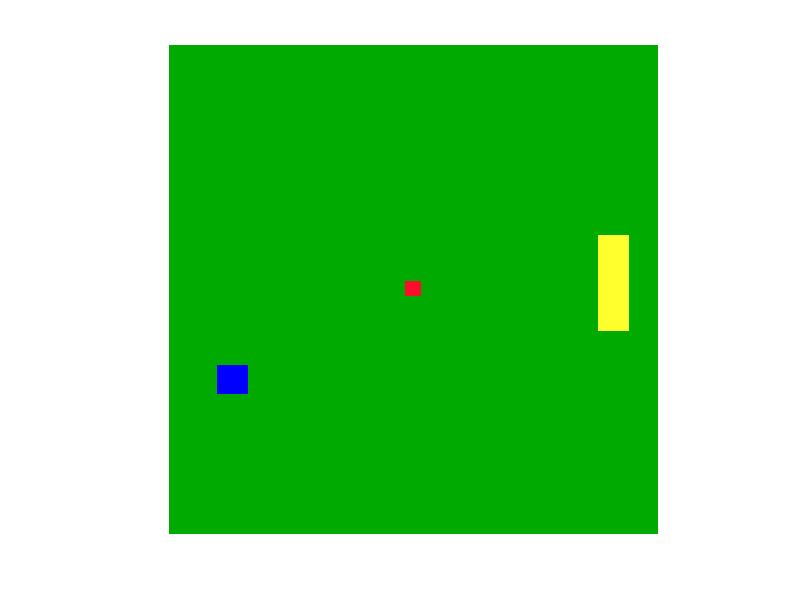

Write MATLAB code to recreate this figure.

clear;
close all;

randomX = uint16(0);
randomY = uint16(0);

%ที่ต้องทำคือสลับแกน X , Y ทุกส่วน
%size%

%ขนาดสนามบอล
fieldSizeX = 512;
fieldSizeY = 512;

%ขนาดบอล
ballSizeX = 16;
ballSizeY = 16;

%ขนาดหุ่นยนต์
robotSizeX = 30;
robotSizeY = 32;

%ขนาดโกล
goalSizeX = 100;
goalSizeY = 32;

%ระยะจากขอบสนามบอลที่ห้ามเกิน
border = 20;

%สนามบอล%
field=uint8(zeros(fieldSizeX,fieldSizeY,3));
field(:,:,1)=0;
field(:,:,2)=170;
field(:,:,3)=0;

%สร้างหุ่นยนต์
robot=uint8(zeros(robotSizeX,robotSizeY,3));
robot(:,:,1)=0;
robot(:,:,2)=0;
robot(:,:,3)=255;

%สร้างball
ball=uint8(zeros(ballSizeX,ballSizeY,3));
ball(:,:,1)=255;
ball(:,:,2)=12;
ball(:,:,3)=45;

%สร้างgoal
goal=uint8(zeros(goalSizeX,goalSizeY,3));
goal(:,:,1)=255;
goal(:,:,2)=255;
goal(:,:,3)=45;

field((fieldSizeX/2)-(ballSizeX/2):(fieldSizeY/2)+((ballSizeY/2)-1),(fieldSizeX/2)-(ballSizeX/2):(fieldSizeY/2)+((ballSizeY/2)-1),1)=ball(:,:,1);
field((fieldSizeX/2)-(ballSizeX/2):(fieldSizeY/2)+((ballSizeY/2)-1),(fieldSizeX/2)-(ballSizeX/2):(fieldSizeY/2)+((ballSizeY/2)-1),2)=ball(:,:,2);
field((fieldSizeX/2)-(ballSizeX/2):(fieldSizeY/2)+((ballSizeY/2)-1),(fieldSizeX/2)-(ballSizeX/2):(fieldSizeY/2)+((ballSizeY/2)-1),3)=ball(:,:,3);

%ห้ามเกินขอบ ระยะ = border;

while (true)
    randomX = border + ((fieldSizeX-border)-border) .* rand();
    randomX = uint16(round(randomX));
    randomY = border + ((fieldSizeY-border)-border) .* rand();
    randomY = uint16(round(randomY));
    
        fprintf('randomX = %i\n', randomX);
        fprintf('randomY = %i\n', randomY);
    
    if (randomX >= (border+robotSizeX/2) && randomX <= ((fieldSizeX-robotSizeX/2)-border) && randomY >= (border+robotSizeY/2) && randomY <= ((fieldSizeY-robotSizeY/2)-border))
        field(randomX-(robotSizeX/2):(randomX+(robotSizeX/2))-1,(randomY-(robotSizeY/2)):(randomY+(robotSizeY/2))-1,1)=robot(:,:,1);
        field(randomX-(robotSizeX/2):(randomX+(robotSizeX/2))-1,(randomY-(robotSizeY/2)):(randomY+(robotSizeY/2))-1,2)=robot(:,:,2);
        field(randomX-(robotSizeX/2):(randomX+(robotSizeX/2))-1,(randomY-(robotSizeY/2)):(randomY+(robotSizeY/2))-1,3)=robot(:,:,3);
        locationSaveX = randomX;
        locationSaveY = randomY;
        break;
    else
        fprintf('Genaretion location again!!\n');
    end 
    
end
            
while (true)
    randomX = border + ((fieldSizeX-border)-border) .* rand();
    randomX = uint16(round(randomX));
    randomY = border + ((fieldSizeY-border)-border) .* rand();
    randomY = uint16(round(randomY));
    fprintf('randomX = %i\n', randomX);
    fprintf('randomY = %i\n', randomY);
    
    if (locationSaveX ~= randomX && locationSaveY ~= randomY)
        if (randomX >= (border+goalSizeX/2) && randomX <= (border+goalSizeX/2)+(goalSizeX))
            if randomY >= (border+goalSizeY/2) && randomY <= (border+goalSizeY/2)+(goalSizeY)
                locationSaveX = randomX;
                locationSaveY = randomY;
                break;
            end
        end
        if randomX <= (fieldSizeX-goalSizeX/2)-border && (randomX >= (border+goalSizeX/2))
           if randomY >= (border+goalSizeY/2) && randomY <= (border+goalSizeY/2)+(goalSizeY)
               locationSaveX = randomX;
               locationSaveY = randomY;
               break;
           end
            
           if randomY <= (fieldSizeY-goalSizeY/2)-border && randomY >= (fieldSizeY-goalSizeY/2)-border-(goalSizeY)
           break;
           end  
        end
        if randomX <= (fieldSizeX-goalSizeX/2)-border && randomX >= (fieldSizeX-goalSizeX/2)-border-(goalSizeX)
                if randomY <= (fieldSizeY-goalSizeY/2)-border && randomY >= ((fieldSizeY-goalSizeY/2)-border)-(goalSizeY)
                    locationSaveX = randomX;
                    locationSaveY = randomY;
                    break;
                else
                    fprintf('Genaretion location again!!\n');
                end
         end
     end
end 
                        field(randomX-(goalSizeX/2):(randomX+(goalSizeX/2))-1,(randomY-(goalSizeY/2)):(randomY+(goalSizeY/2))-1,1)=goal(:,:,1);
                        field(randomX-(goalSizeX/2):(randomX+(goalSizeX/2))-1,(randomY-(goalSizeY/2)):(randomY+(goalSizeY/2))-1,2)=goal(:,:,2);
                        field(randomX-(goalSizeX/2):(randomX+(goalSizeX/2))-1,(randomY-(goalSizeY/2)):(randomY+(goalSizeY/2))-1,3)=goal(:,:,3);
                        figure,imshow(field);
